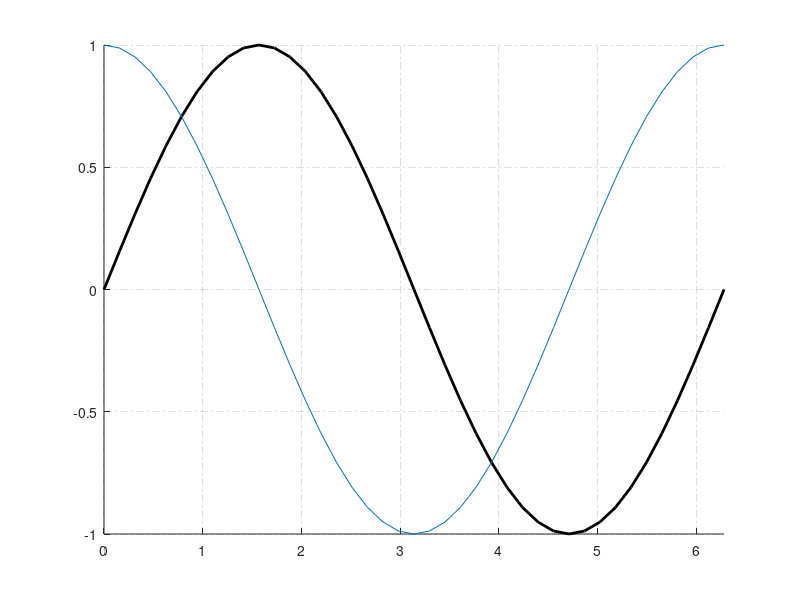

Write MATLAB code to recreate this figure.
% Color LineStyle LineWidth Marker MarkerSize XData
close all;
t=0:pi/20:2*pi;
y1=sin(t);
y2=cos(t);
figh=figure('Position',[130 200 600 300]);
axes('GridLineStyle','-.','XLim',[0 2*pi],'YLim',[-1 1]);
line('XData',t,'YData',y1,'LineWidth',2);
pause;
line(t,y2);
grid on;
